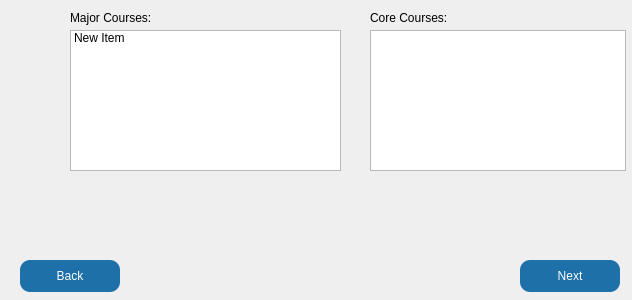
<?xml version="1.0" encoding="UTF-8"?>
<ui version="4.0">
 <class>CourseSelectionWindow</class>
 <widget class="QDialog" name="CourseSelectionWindow">
  <property name="geometry">
   <rect>
    <x>0</x>
    <y>0</y>
    <width>632</width>
    <height>300</height>
   </rect>
  </property>
  <property name="windowTitle">
   <string>Dialog</string>
  </property>
  <widget class="QPushButton" name="BackButton">
   <property name="geometry">
    <rect>
     <x>20</x>
     <y>260</y>
     <width>100</width>
     <height>32</height>
    </rect>
   </property>
   <property name="styleSheet">
    <string notr="true">background-color: #1E71A8;
color: #fcfcfc;
border-radius: 10px;</string>
   </property>
   <property name="text">
    <string>Back</string>
   </property>
  </widget>
  <widget class="QPushButton" name="NextButton">
   <property name="geometry">
    <rect>
     <x>520</x>
     <y>260</y>
     <width>100</width>
     <height>32</height>
    </rect>
   </property>
   <property name="styleSheet">
    <string notr="true">background-color: #1E71A8;
color: #fcfcfc;
border-radius: 10px;</string>
   </property>
   <property name="text">
    <string>Next</string>
   </property>
  </widget>
  <widget class="QListWidget" name="CourseListWidget">
   <property name="geometry">
    <rect>
     <x>70</x>
     <y>30</y>
     <width>271</width>
     <height>141</height>
    </rect>
   </property>
   <property name="selectionMode">
    <enum>QAbstractItemView::SelectionMode::MultiSelection</enum>
   </property>
   <item>
    <property name="text">
     <string>New Item</string>
    </property>
   </item>
  </widget>
  <widget class="QLabel" name="coursesLabel">
   <property name="geometry">
    <rect>
     <x>70</x>
     <y>10</y>
     <width>101</width>
     <height>16</height>
    </rect>
   </property>
   <property name="styleSheet">
    <string notr="true">color: black;</string>
   </property>
   <property name="text">
    <string>Major Courses:</string>
   </property>
  </widget>
  <widget class="QListWidget" name="CoreListWidget">
   <property name="geometry">
    <rect>
     <x>370</x>
     <y>30</y>
     <width>256</width>
     <height>141</height>
    </rect>
   </property>
   <property name="selectionMode">
    <enum>QAbstractItemView::SelectionMode::MultiSelection</enum>
   </property>
  </widget>
  <widget class="QLabel" name="label">
   <property name="geometry">
    <rect>
     <x>370</x>
     <y>10</y>
     <width>101</width>
     <height>16</height>
    </rect>
   </property>
   <property name="styleSheet">
    <string notr="true">color: black</string>
   </property>
   <property name="text">
    <string>Core Courses:</string>
   </property>
  </widget>
 </widget>
 <resources/>
 <connections/>
</ui>
